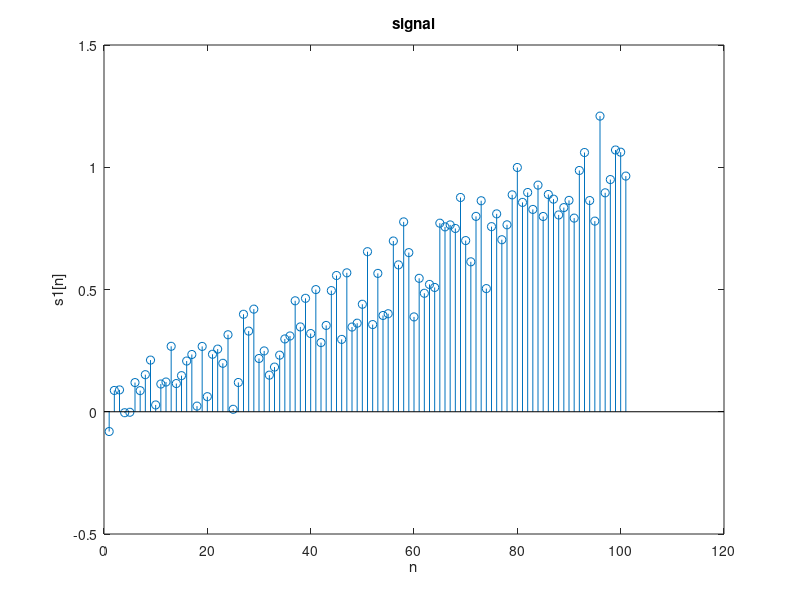

MATLAB code for this plot: (Note: this script raises an error after producing the figure.)
load('q1.mat')

figure()
stem(x)
ylabel('s1[n]')
xlabel('n')
title('signal')

N = 101;
MA_sys = MAsystem(x, N);

figure()
stem(MA_sys);
title('Moving Avg System');
xlabel('n')
ylabel('y[n]')
